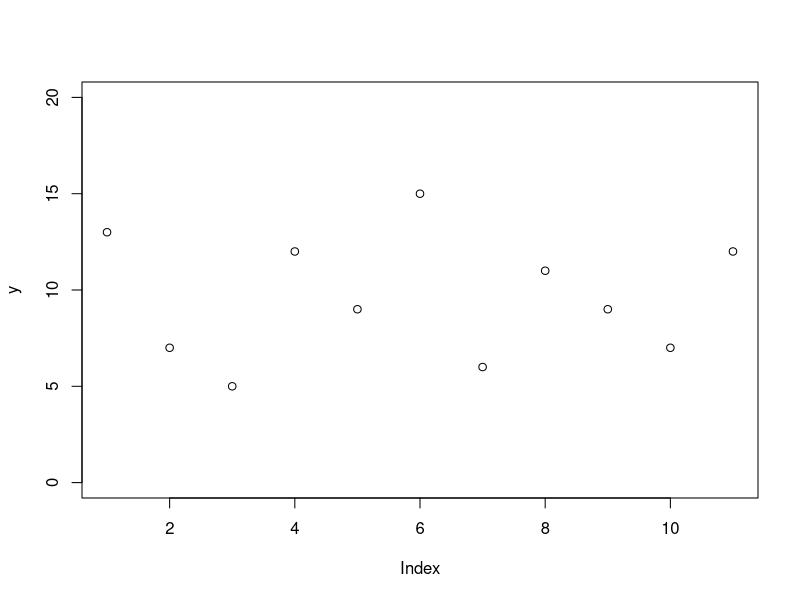
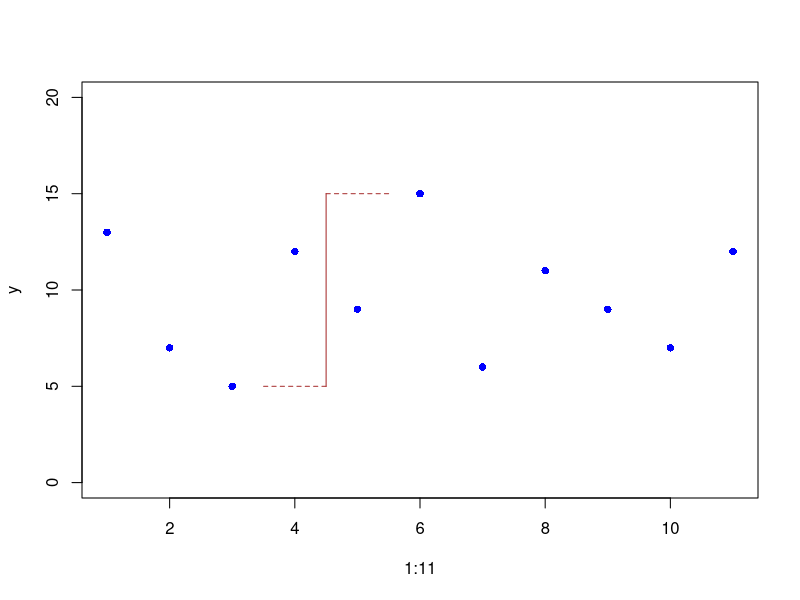
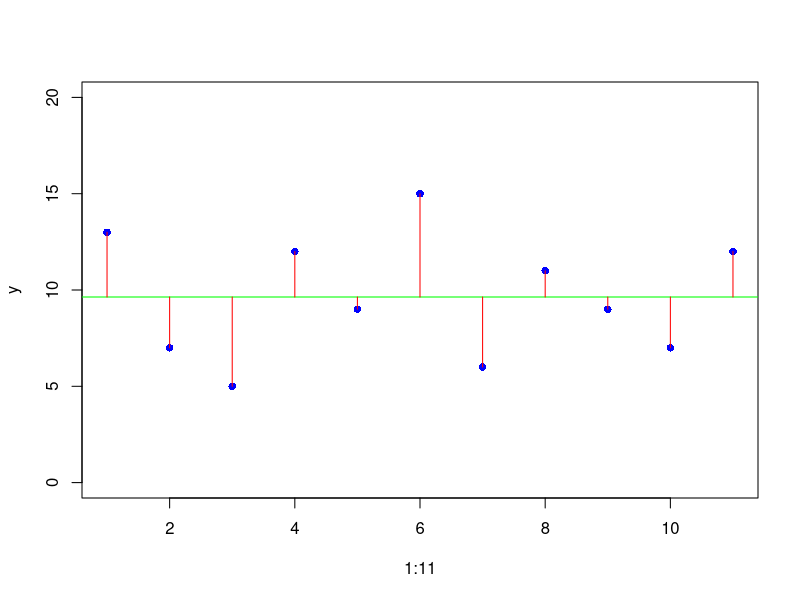

Write the R code that produced these figures, in order.
# Basic Statistics

## Variance ...
y <- c(13, 7, 5, 12, 9, 15, 6, 11, 9, 7, 12)
plot(y, ylim=c(0,20))
range(y)
plot(1:11, y, ylim=c(0,20), pch=16, col='blue')
lines(c(4.5, 4.5), c(5, 15), col='brown')
lines(c(4.5, 3.5), c(5, 5), col='brown', lty=2)
lines(c(4.5, 5.5), c(15, 15), col='brown', lty=2)

plot(1:11, y, ylim=c(0,20), pch=16, col='blue')
abline(h=mean(y), col='green')
for (i in 1:11) lines(c(i,i), c(mean(y), y[i]), col='red')

# If we simply do a difference, the sum will always be `zero`
y-mean(y)
round(sum(y-mean(y)),3)
sum((y-mean(y))^2)/(length(y)-1)

## Variance function:
variance <- function(x) sum((x - mean(x)) ^ 2)/(length(x)-1)
variance(y)
var(y)
      